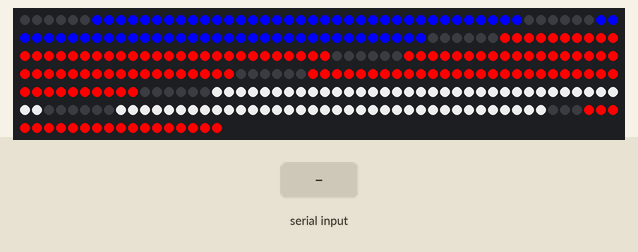
Simulated run of this sketch. Board: Arduino Uno, built with avr-gcc and run on an emulated ATmega328P. Parts: 317 RGB LEDs in strip order, left to right, continuing on the next row. The inputs (shaded band) are chosen by the test bench.

Above: at 1.2 s.
1.3 s: "90,45\n" received over Serial
At 2.4 s:
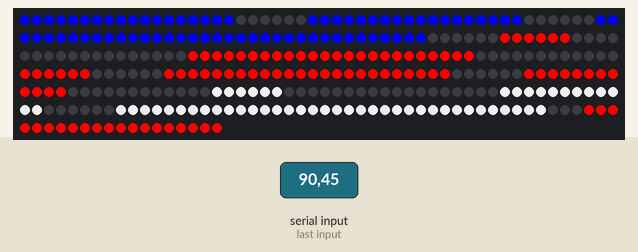
2.8 s: "30,150\n" received over Serial
At 3.4 s:
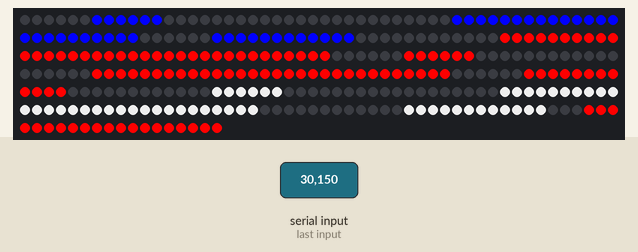
Timing chart, 0 to 5.8 s (numbered marks = the images above; inputs shaded):
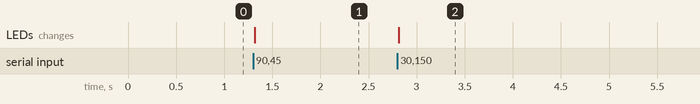

The sketch:

scoreboard_sketch_jan9_with_NewSerial.ino
```cpp
#include <PololuLedStrip.h>

PololuLedStrip<12> ledStrip;
#define LED_COUNT 317
rgb_color colors[LED_COUNT];
const byte numChars = 8;
char SerialData[numChars];   // an array to store the received data

boolean newData = false;
void setup() {
  Serial.begin(9600);
  // put your setup code here, to run once:

}
//count is a temp marker to test drive digits eventually replace with time and score
int count[9];
int z = 0;
//int count = 9;
//char SerialData = "12345678";


void lightLED(int digit, int num, int SegLEDs){
  //marker A
  if (num == 9 || num == 8 || num == 6 || num == 5 || num == 4 || num == 3 || num == 2){
    //turn on segLEDs leds starting at (digit*42+1)
     for (int i = digit*42; i < digit*42+SegLEDs; i++){
      if (digit < 2){
        colors[i] = rgb_color(0, 0, 255);
      }
      else if (digit == 5 || digit == 6){
        colors[i] = rgb_color(200, 200, 200);
      }
      else{
        colors[i] = rgb_color(255, 0, 0);
      }
     }
  }
  else{
    for (int i = digit*42; i < digit*42+SegLEDs; i++){
        colors[i] = rgb_color(0, 0, 0);
    }
  }

  //marker B
  if (num != 2){
    //turn on segLEDs leds starting at (digit*42+7)
    for (int i = digit*42+6; i < digit*42+6+SegLEDs; i++){
      if (digit < 2){
        colors[i] = rgb_color(0, 0, 255);
      }
      else if (digit == 6 || digit == 5){
        colors[i] = rgb_color(200, 200, 200);
      }
      else{
        colors[i] = rgb_color(255, 0, 0);
      }
     }
  }
  else{
      for (int i = digit*42+6; i < digit*42+6+SegLEDs; i++){
        colors[i] = rgb_color(0, 0, 0);
     }
  }

  //marker C
  if (num == 0 or num == 2 or num == 3 or num == 5 or num == 6 or num == 8 or num == 9){
    //turn on segLEDs leds starting at (digit*42+13)
     for (int i = digit*42+12; i < digit*42+12+SegLEDs; i++){
      if (digit < 2){
        colors[i] = rgb_color(0, 0, 255);
      }
      else if (digit == 6 || digit == 5){
        colors[i] = rgb_color(200, 200, 200);
      }
      else{
        colors[i] = rgb_color(255, 0, 0);
      }
     }
  }
  else{
      for (int i = digit*42+12; i < digit*42+12+SegLEDs; i++){
        colors[i] = rgb_color(0, 0, 0);
     }
  }

  //marker D
  if (num == 0 or num == 2 or num == 6 or num == 8){
    //turn on segLEDs leds starting at (digit*42+19)
     for (int i = digit*42+18; i < digit*42+18+SegLEDs; i++){
      if (digit < 2){
        colors[i] = rgb_color(0, 0, 255);
      }
      else if (digit == 6 || digit == 5){
        colors[i] = rgb_color(200, 200, 200);
      }
      else{
        colors[i] = rgb_color(255, 0, 0);
      }
     }
  }
  else{
      for (int i = digit*42+18; i < digit*42+18+SegLEDs; i++){
        colors[i] = rgb_color(0, 0, 0);
     }
  }

  //marker E
  if (num == 0 or num == 4 or num == 5 or num == 6 or num == 8 or num == 9){
    //turn on segLEDs leds starting at (digit*42+25)
     for (int i = digit*42+24; i < digit*42+24+SegLEDs; i++){
      if (digit < 2){
        colors[i] = rgb_color(0, 0, 255);
      }
      else if (digit == 6 || digit == 5){
        colors[i] = rgb_color(200, 200, 200);
      }
      else{
        colors[i] = rgb_color(255, 0, 0);
      }
     }
  }
  else{
      for (int i = digit*42+24; i < digit*42+24+SegLEDs; i++){
        colors[i] = rgb_color(0, 0, 0);
     }
  }

  //marker F
  if (num != 1 and num != 4){
    //turn on segLEDs leds starting at (digit*42+31)
     for (int i = digit*42+30; i < digit*42+30+SegLEDs; i++){
      if (digit < 2){
        colors[i] = rgb_color(0, 0, 255);
      }
      else if (digit == 6 || digit == 5){
        colors[i] = rgb_color(200, 200, 200);
      }
      else{
        colors[i] = rgb_color(255, 0, 0);
      }
     }
  }
  else{
      for (int i = digit*42+30; i < digit*42+30+SegLEDs; i++){
        colors[i] = rgb_color(0, 0, 0);
     }
  }

  //marker G
  if (num != 5 and num != 6){
    //turn on segLEDs leds starting at (digit*42+37)
     for (int i = digit*42+36; i < digit*42+36+SegLEDs; i++){
      if (digit < 2){
        colors[i] = rgb_color(0, 0, 255);
      }
      else if (digit == 6 || digit == 5){
        colors[i] = rgb_color(200, 200, 200);
      }
      else{
        colors[i] = rgb_color(255, 0, 0);
      }
     }
  }
  else{
      for (int i = digit*42+36; i < digit*42+36+SegLEDs; i++){
        colors[i] = rgb_color(0, 0, 0);
     }
  }
}

//For Period Light (3 lights per segment)
void lightLEDperiod(int digit, int num, int SegLEDs){
  //marker A
  if (num == 9 || num == 8 || num == 6 || num == 5 || num == 4 || num == 3 || num == 2){
    //turn on segLEDs leds starting at (digit*42+1)
     for (int i = digit*42; i < digit*42+SegLEDs; i++){
         colors[i] = rgb_color(255, 0, 0);
     }
  }
  else{
    for (int i = digit*42; i < digit*42+SegLEDs; i++){
        colors[i] = rgb_color(0, 0, 0);
    }
  }

  //marker B
  if (num != 2){
    //turn on segLEDs leds starting at (digit*42+7)
    for (int i = digit*42+3; i < digit*42+3+SegLEDs; i++){
        colors[i] = rgb_color(255, 0, 0);
     }
  }
  else{
      for (int i = digit*42+3; i < digit*42+3+SegLEDs; i++){
        colors[i] = rgb_color(0, 0, 0);
     }
  }

  //marker C
  if (num == 0 or num == 2 or num == 3 or num == 5 or num == 6 or num == 8 or num == 9){
    //turn on segLEDs leds starting at (digit*42+13)
     for (int i = digit*42+6; i < digit*42+6+SegLEDs; i++){
        colors[i] = rgb_color(255, 0, 0);
     }
  }
  else{
      for (int i = digit*42+6; i < digit*42+6+SegLEDs; i++){
        colors[i] = rgb_color(0, 0, 0);
     }
  }

  //marker D
  if (num == 0 or num == 2 or num == 6 or num == 8){
    //turn on segLEDs leds starting at (digit*42+19)
     for (int i = digit*42+9; i < digit*42+9+SegLEDs; i++){
        colors[i] = rgb_color(255, 0, 0);
     }
  }
  else{
      for (int i = digit*42+9; i < digit*42+9+SegLEDs; i++){
        colors[i] = rgb_color(0, 0, 0);
     }
  }

  //marker E
  if (num == 0 or num == 4 or num == 5 or num == 6 or num == 8 or num == 9){
    //turn on segLEDs leds starting at (digit*42+25)
     for (int i = digit*42+12; i < digit*42+12+SegLEDs; i++){
        colors[i] = rgb_color(255, 0, 0);
     }
  }
  else{
      for (int i = digit*42+12; i < digit*42+12+SegLEDs; i++){
        colors[i] = rgb_color(0, 0, 0);
     }
  }

  //marker F
  if (num != 1 and num != 4){
    //turn on segLEDs leds starting at (digit*42+31)
     for (int i = digit*42+15; i < digit*42+15+SegLEDs; i++){
        colors[i] = rgb_color(255, 0, 0);
     }
  }
  else{
      for (int i = digit*42+15; i < digit*42+15+SegLEDs; i++){
        colors[i] = rgb_color(0, 0, 0);
     }
  }

  //marker G
  if (num != 5 and num != 6){
    //turn on segLEDs leds starting at (digit*42+37)
     for (int i = digit*42+18; i < digit*42+18+SegLEDs; i++){
        colors[i] = rgb_color(255, 0, 0);
     }
  }
  else{
      for (int i = digit*42+18; i < digit*42+18+SegLEDs; i++){
        colors[i] = rgb_color(0, 0, 0);
     }
  }
}

//LOOP
void loop() {
  //colon in red
  colors[315] = rgb_color(255, 0, 0);
  colors[316] = rgb_color(255, 0, 0);

  while (Serial.available() > 0) {
    if (z < 8){
      char temp = Serial.read();
      count[z] = (int)temp - 48;
      z++;
    }
    else{
      z = 0;
      char temp = Serial.read();
      count[z] = (int)temp - 48;
    }
  }

  //finish conversion to int array
  //determine which leds to light
  for (int j=0; j < 7; j++){
    lightLED (j, count[j], 6);
  }
  lightLEDperiod (7, count[7], 3);

  //write to leds
  ledStrip.write(colors, LED_COUNT);

}
```

Measured:
- after the input at 1.3 s, the LEDs: change at once (image 1)
- after the input at 2.8 s, the LEDs: first change at once (image 2 shows a later state)
